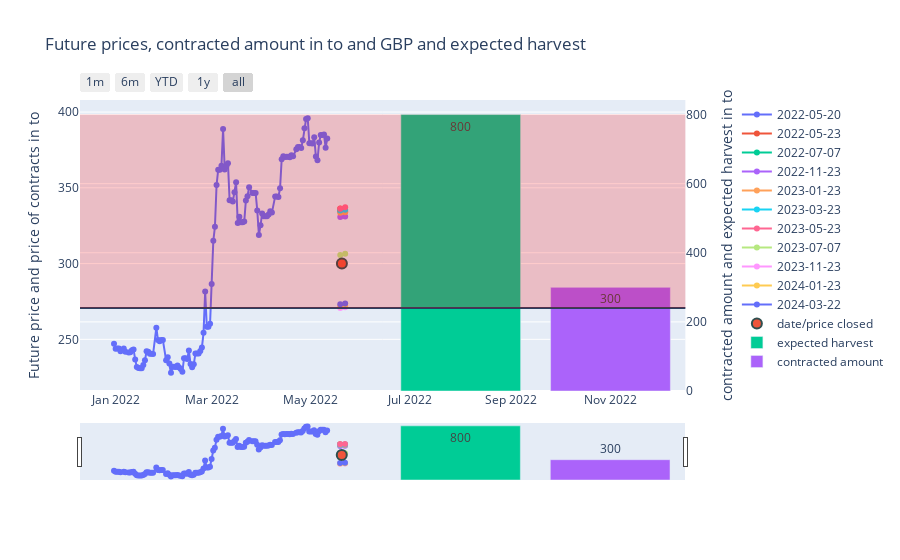

This figure's notebook cell:
### Code cell
fig.show()

### Figure 1 — Plotly figure (JSON) as saved in the notebook; plotly's stock layout.template omitted (floating-point values rounded to 4 significant figures)
{"data": [{"marker": {"colorscale": [[0, "rgb(75, 41, 145)"], [0.1667, "rgb(135, 44, 162)"], [0.3333, "rgb(192, 54, 157)"], [0.5, "rgb(234, 79, 136)"], [0.6667, "rgb(250, 120, 118)"], [0.8333, "rgb(246, 169, 122)"], [1, "rgb(237, 217, 163)"]]}, "mode": "lines+markers", "name": "2022-05-20", "type": "scatter", "x": ["2021-12-31", "2022-01-01", "2022-01-02", "2022-01-03", "2022-01-04", "2022-01-06", "2022-01-07", "2022-01-09", "2022-01-10", "2022-01-11", "2022-01-12", "2022-01-13", "2022-01-14", "2022-01-15", "2022-01-16", "2022-01-17", "2022-01-18", "2022-01-19", "2022-01-20", "2022-01-21", "2022-01-22", "2022-01-23", "2022-01-24", "2022-01-26", "2022-01-27", "2022-01-28", "2022-01-29", "2022-01-30", "2022-02-01", "2022-02-02", "2022-02-03", "2022-02-04", "2022-02-05", "2022-02-06", "2022-02-07", "2022-02-08", "2022-02-09", "2022-02-10", "2022-02-11", "2022-02-12", "2022-02-13", "2022-02-14", "2022-02-15", "2022-02-16", "2022-02-17", "2022-02-18", "2022-02-19", "2022-02-20", "2022-02-21", "2022-02-22", "2022-02-23", "2022-02-24", "2022-02-25", "2022-02-26", "2022-02-27", "2022-02-28", "2022-03-01", "2022-03-02", "2022-03-03", "2022-03-04", "2022-03-05", "2022-03-06", "2022-03-07", "2022-03-08", "2022-03-09", "2022-03-10", "2022-03-11", "2022-03-12", "2022-03-13", "2022-03-14", "2022-03-15", "2022-03-16", "2022-03-17", "2022-03-18", "2022-03-19", "2022-03-20", "2022-03-21", "2022-03-22", "2022-03-23", "2022-03-24", "2022-03-26", "2022-03-27", "2022-03-28", "2022-03-29", "2022-03-30", "2022-03-31", "2022-04-01", "2022-04-02", "2022-04-03", "2022-04-04", "2022-04-05", "2022-04-06", "2022-04-07", "2022-04-09", "2022-04-10", "2022-04-11", "2022-04-12", "2022-04-13", "2022-04-14", "2022-04-15", "2022-04-16", "2022-04-17", "2022-04-18", "2022-04-19", "2022-04-20", "2022-04-22", "2022-04-23", "2022-04-24", "2022-04-25", "2022-04-26", "2022-04-27", "2022-04-28", "2022-04-29", "2022-04-30", "2022-05-01", "2022-05-02", "2022-05-03", "2022-05-04", "2022-05-05", "2022-05-06", "2022-05-07", "2022-05-08", "2022-05-09", "2022-05-10", "2022-05-11"], "xaxis": "x", "y": [247.1, 243.8, 243.9, 243.9, 242.1, 243.9, 241.8, 241.3, 241.5, 242.8, 243.3, 236.7, 231.7, 231.0, 230.9, 230.9, 233.0, 236.2, 242.1, 241.8, 240.4, 240.4, 240.3, 257.7, 249.6, 248.7, 249.6, 249.6, 236.2, 238.2, 234.0, 228.0, 231.9, 231.9, 231.8, 232.8, 231.4, 230.5, 228.6, 237.5, 237.5, 237.0, 242.6, 233.7, 231.6, 233.5, 240.7, 240.7, 240.6, 242.2, 244.6, 254.3, 281.5, 258.4, 258.4, 260.3, 286.6, 315.0, 324.3, 351.8, 361.9, 361.9, 364.5, 388.8, 362.2, 364.3, 366.3, 341.8, 341.8, 341.0, 347.0, 353.7, 326.8, 330.9, 327.2, 327.2, 327.8, 341.6, 344.4, 350.4, 346.7, 346.7, 346.6, 335.1, 318.9, 325.2, 333.0, 331.3, 331.3, 331.3, 332.3, 334.4, 333.6, 344.3, 344.3, 344.0, 349.7, 368.9, 370.8, 370.3, 370.6, 370.6, 370.2, 371.5, 370.8, 375.4, 376.9, 376.9, 376.3, 381.3, 389.3, 395.4, 395.9, 379.3, 379.3, 379.3, 383.4, 370.7, 368.2, 379.8, 384.9, 384.9, 385.1, 376.5, 382.6], "yaxis": "y"}, {"marker": {"colorscale": [[0, "rgb(75, 41, 145)"], [0.1667, "rgb(135, 44, 162)"], [0.3333, "rgb(192, 54, 157)"], [0.5, "rgb(234, 79, 136)"], [0.6667, "rgb(250, 120, 118)"], [0.8333, "rgb(246, 169, 122)"], [1, "rgb(237, 217, 163)"]]}, "mode": "lines+markers", "name": "2022-05-23", "type": "scatter", "x": ["2022-05-19"], "xaxis": "x", "y": [336.3], "yaxis": "y"}, {"marker": {"colorscale": [[0, "rgb(75, 41, 145)"], [0.1667, "rgb(135, 44, 162)"], [0.3333, "rgb(192, 54, 157)"], [0.5, "rgb(234, 79, 136)"], [0.6667, "rgb(250, 120, 118)"], [0.8333, "rgb(246, 169, 122)"], [1, "rgb(237, 217, 163)"]]}, "mode": "lines+markers", "name": "2022-07-07", "type": "scatter", "x": ["2022-05-19", "2022-05-22"], "xaxis": "x", "y": [334.5, 334.7], "yaxis": "y"}, {"marker": {"colorscale": [[0, "rgb(75, 41, 145)"], [0.1667, "rgb(135, 44, 162)"], [0.3333, "rgb(192, 54, 157)"], [0.5, "rgb(234, 79, 136)"], [0.6667, "rgb(250, 120, 118)"], [0.8333, "rgb(246, 169, 122)"], [1, "rgb(237, 217, 163)"]]}, "mode": "lines+markers", "name": "2022-11-23", "type": "scatter", "x": ["2022-05-19", "2022-05-22"], "xaxis": "x", "y": [330.8, 331], "yaxis": "y"}, {"marker": {"colorscale": [[0, "rgb(75, 41, 145)"], [0.1667, "rgb(135, 44, 162)"], [0.3333, "rgb(192, 54, 157)"], [0.5, "rgb(234, 79, 136)"], [0.6667, "rgb(250, 120, 118)"], [0.8333, "rgb(246, 169, 122)"], [1, "rgb(237, 217, 163)"]]}, "mode": "lines+markers", "name": "2023-01-23", "type": "scatter", "x": ["2022-05-19", "2022-05-22"], "xaxis": "x", "y": [333.6, 333.8], "yaxis": "y"}, {"marker": {"colorscale": [[0, "rgb(75, 41, 145)"], [0.1667, "rgb(135, 44, 162)"], [0.3333, "rgb(192, 54, 157)"], [0.5, "rgb(234, 79, 136)"], [0.6667, "rgb(250, 120, 118)"], [0.8333, "rgb(246, 169, 122)"], [1, "rgb(237, 217, 163)"]]}, "mode": "lines+markers", "name": "2023-03-23", "type": "scatter", "x": ["2022-05-19", "2022-05-22"], "xaxis": "x", "y": [334.9, 335.6], "yaxis": "y"}, {"marker": {"colorscale": [[0, "rgb(75, 41, 145)"], [0.1667, "rgb(135, 44, 162)"], [0.3333, "rgb(192, 54, 157)"], [0.5, "rgb(234, 79, 136)"], [0.6667, "rgb(250, 120, 118)"], [0.8333, "rgb(246, 169, 122)"], [1, "rgb(237, 217, 163)"]]}, "mode": "lines+markers", "name": "2023-05-23", "type": "scatter", "x": ["2022-05-19", "2022-05-22"], "xaxis": "x", "y": [336.1, 337.1], "yaxis": "y"}, {"marker": {"colorscale": [[0, "rgb(75, 41, 145)"], [0.1667, "rgb(135, 44, 162)"], [0.3333, "rgb(192, 54, 157)"], [0.5, "rgb(234, 79, 136)"], [0.6667, "rgb(250, 120, 118)"], [0.8333, "rgb(246, 169, 122)"], [1, "rgb(237, 217, 163)"]]}, "mode": "lines+markers", "name": "2023-07-07", "type": "scatter", "x": ["2022-05-19", "2022-05-22"], "xaxis": "x", "y": [305.7, 306.4], "yaxis": "y"}, {"marker": {"colorscale": [[0, "rgb(75, 41, 145)"], [0.1667, "rgb(135, 44, 162)"], [0.3333, "rgb(192, 54, 157)"], [0.5, "rgb(234, 79, 136)"], [0.6667, "rgb(250, 120, 118)"], [0.8333, "rgb(246, 169, 122)"], [1, "rgb(237, 217, 163)"]]}, "mode": "lines+markers", "name": "2023-11-23", "type": "scatter", "x": ["2022-05-19", "2022-05-22"], "xaxis": "x", "y": [270.6, 271.1], "yaxis": "y"}, {"marker": {"colorscale": [[0, "rgb(75, 41, 145)"], [0.1667, "rgb(135, 44, 162)"], [0.3333, "rgb(192, 54, 157)"], [0.5, "rgb(234, 79, 136)"], [0.6667, "rgb(250, 120, 118)"], [0.8333, "rgb(246, 169, 122)"], [1, "rgb(237, 217, 163)"]]}, "mode": "lines+markers", "name": "2024-01-23", "type": "scatter", "x": ["2022-05-19", "2022-05-22"], "xaxis": "x", "y": [271.6, 272.1], "yaxis": "y"}, {"marker": {"colorscale": [[0, "rgb(75, 41, 145)"], [0.1667, "rgb(135, 44, 162)"], [0.3333, "rgb(192, 54, 157)"], [0.5, "rgb(234, 79, 136)"], [0.6667, "rgb(250, 120, 118)"], [0.8333, "rgb(246, 169, 122)"], [1, "rgb(237, 217, 163)"]]}, "mode": "lines+markers", "name": "2024-03-22", "type": "scatter", "x": ["2022-05-19", "2022-05-22"], "xaxis": "x", "y": [273.1, 273.6], "yaxis": "y"}, {"marker": {"line": {"color": "DarkSlateGrey", "width": 2}, "size": 10}, "mode": "markers", "name": "date/price closed", "type": "scatter", "x": ["2022-05-20"], "xaxis": "x", "y": [300], "yaxis": "y"}, {"name": "expected harvest", "text": "800", "type": "bar", "x": ["2022-08-01T00:00:00"], "xaxis": "x", "y": [800], "yaxis": "y2"}, {"name": "contracted amount", "text": [300], "type": "bar", "x": ["2022-11-01"], "xaxis": "x", "y": [300], "yaxis": "y2"}], "layout": {"autosize": true, "shapes": [{"type": "line", "x0": 0, "x1": 1, "xref": "x domain", "y0": 240, "y1": 240, "yref": "y2"}, {"fillcolor": "red", "line": {"width": 0}, "opacity": 0.2, "type": "rect", "x0": 0, "x1": 1, "xref": "x domain", "y0": 240, "y1": 800, "yref": "y2"}], "title": {"text": "Future prices, contracted amount in to and GBP and expected harvest"}, "xaxis": {"anchor": "y", "autorange": true, "domain": [0, 0.94], "range": ["2021-12-11 00:09:12.0994", "2022-12-17"], "rangeselector": {"buttons": [{"count": 1, "label": "1m", "step": "month", "stepmode": "todate"}, {"count": 6, "label": "6m", "step": "month", "stepmode": "todate"}, {"count": 1, "label": "YTD", "step": "year", "stepmode": "todate"}, {"count": 1, "label": "1y", "step": "year", "stepmode": "backward"}, {"step": "all"}]}, "rangeslider": {"autorange": true, "range": ["2021-12-11 00:09:12.0994", "2022-12-17"], "visible": true, "yaxis": {"_template": null, "rangemode": "match"}, "yaxis2": {"_template": null, "rangemode": "match"}}, "type": "date"}, "yaxis": {"anchor": "x", "autorange": true, "domain": [0, 1], "range": [211.8, 412.0], "title": {"text": "Future price and price of contracts in to"}, "type": "linear"}, "yaxis2": {"anchor": "x", "autorange": true, "overlaying": "y", "range": [0, 842.1], "side": "right", "title": {"text": "contracted amount and expected harvest in to"}, "type": "linear"}}}
